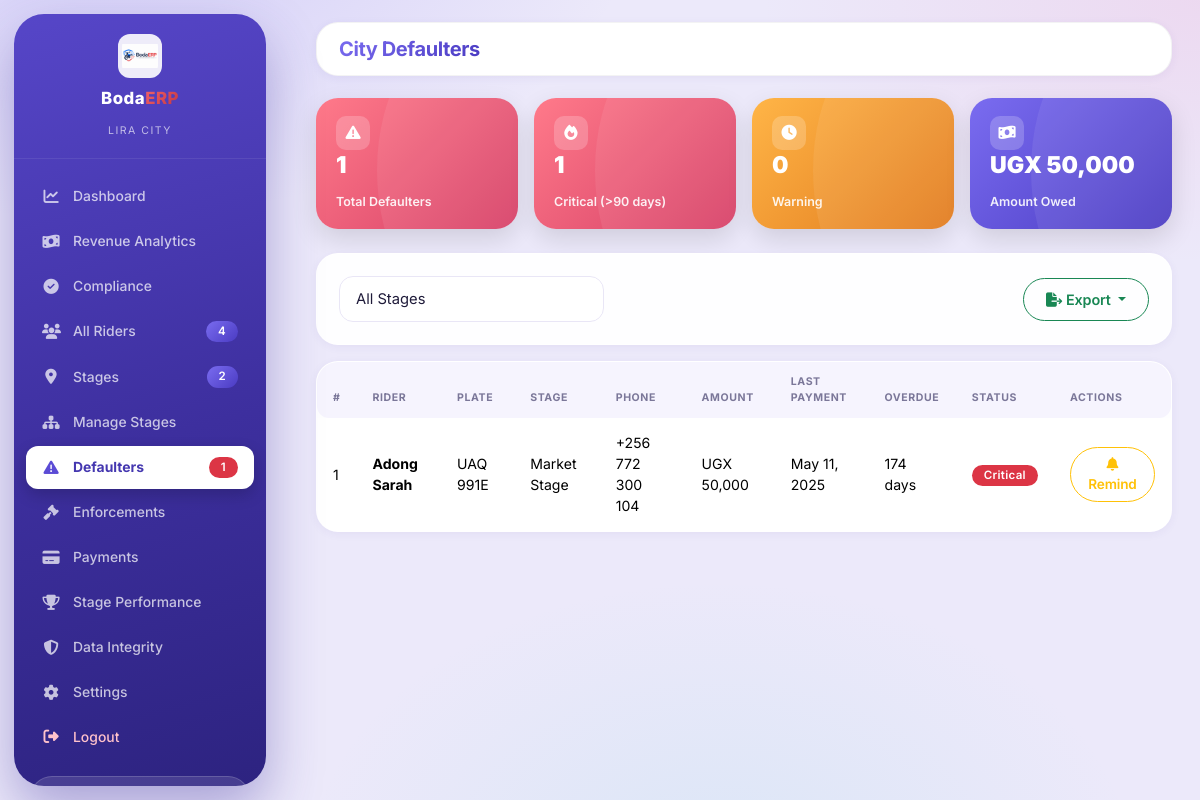
/packages/frontend/pages/citycouncil/city-defaulters.php (signed in), run on the app's committed database.
### tables this page shows
CREATE TABLE riders (
  id                   INT AUTO_INCREMENT PRIMARY KEY,
  user_id              INT NULL,
  city_id              CHAR(3)       NOT NULL,
  stage_id             INT           NOT NULL,
  id_number            VARCHAR(30)   NOT NULL UNIQUE,
  full_name            VARCHAR(150)  NOT NULL,
  nin                  VARCHAR(20)   UNIQUE NULL,
  date_of_birth        DATE NULL,
  gender               ENUM('Male','Female','Other') NULL,
  marital_status       ENUM('Single','Married','Divorced','Widowed') NULL,
  phone                VARCHAR(30)   NOT NULL,
  email                VARCHAR(150)  NULL,
  physical_address     VARCHAR(255)  NULL,
  next_of_kin_name     VARCHAR(150)  NULL,
  next_of_kin_contact  VARCHAR(30)   NULL,
  bike_plate           VARCHAR(20)   NOT NULL,
  bike_model           VARCHAR(100)  NULL,
  route                VARCHAR(150)  NULL,
  photo_path           VARCHAR(255)  NULL,
  status               ENUM('active','expired','pending') NOT NULL DEFAULT 'pending',
  member_since         DATE          NOT NULL,
  expiry_date          DATE          NULL,
  annual_tax           DECIMAL(12,2) NOT NULL,
  created_by           INT NULL,
  deleted_at           DATETIME NULL,
  created_at           DATETIME NOT NULL DEFAULT CURRENT_TIMESTAMP,
  updated_at           DATETIME NOT NULL DEFAULT CURRENT_TIMESTAMP ON UPDATE CURRENT_TIMESTAMP,
  FOREIGN KEY (user_id)    REFERENCES users(id)   ON DELETE SET NULL,
  FOREIGN KEY (city_id)    REFERENCES cities(id)  ON DELETE RESTRICT,
  FOREIGN KEY (stage_id)   REFERENCES stages(id)  ON DELETE RESTRICT,
  FOREIGN KEY (created_by) REFERENCES users(id)   ON DELETE SET NULL,
  INDEX idx_riders_stage (stage_id),
  INDEX idx_riders_city_status (city_id, status),
  INDEX idx_riders_expiry (expiry_date)
);

CREATE TABLE stages (
  id                INT AUTO_INCREMENT PRIMARY KEY,
  city_id           CHAR(3)      NOT NULL,
  code              VARCHAR(20)  NOT NULL UNIQUE,
  name              VARCHAR(120) NOT NULL,
  location          VARCHAR(150),
  route             VARCHAR(150),
  chairperson_name  VARCHAR(150),
  chairperson_phone VARCHAR(30),
  status            ENUM('active','inactive') NOT NULL DEFAULT 'active',
  created_at        DATETIME NOT NULL DEFAULT CURRENT_TIMESTAMP,
  updated_at        DATETIME NOT NULL DEFAULT CURRENT_TIMESTAMP ON UPDATE CURRENT_TIMESTAMP,
  FOREIGN KEY (city_id) REFERENCES cities(id) ON DELETE RESTRICT,
  INDEX idx_stage_city (city_id)
);

### packages/backend/schema_sync.php (called while the page is built, shortened)
<?php
function schema_snapshot_path(): string {
    $p = getenv('SCHEMA_SNAPSHOT_FILE');
    return ($p !== false && $p !== '') ? $p : __DIR__ . '/../../database/schema.snapshot.json';
}
function _sq(string $identifier): string { return '`' . str_replace('`', '``', $identifier) . '`'; }
function schema_ignored_table(string $t): bool {
    static $extra = null;
    if ($extra === null) $extra = array_filter(array_map('trim', explode(',', (string) getenv('SCHEMA_IGNORE_TABLES'))));
    if ($t === 'schema_migrations' || in_array($t, $extra, true)) return true;
    return (bool) preg_match('/^(tmp|temp|bak|backup|old|zz)_|_(bak|backup|old|tmp)$/i', $t);
}
function schema_parse_create(string $sql): array {
    $out = ['columns' => [], 'indexes' => [], 'fks' => [], 'checks' => [], 'engine' => null, 'charset' => null, 'collation' => null];
    $lines = preg_split('/\R/', trim($sql));
    $unq = fn(string $s): string => str_replace('``', '`', $s);
    for ($i = 1, $n = count($lines); $i < $n; $i++) {
        $line = trim($lines[$i]);
        if ($line[0] === ')') {
            if (preg_match('/ENGINE=(\w+)/i', $line, $m))          $out['engine']    = $m[1];
            if (preg_match('/DEFAULT CHARSET=(\w+)/i', $line, $m)) $out['charset']   = $m[1];
            if (preg_match('/COLLATE=(\w+)/i', $line, $m))         $out['collation'] = $m[1];
            break;
        }
        $line = rtrim($line, ',');
        if ($line[0] === '`') {
            if (preg_match('/^`((?:[^`]|``)+)`\s+(.+)$/s', $line, $m)) $out['columns'][$unq($m[1])] = $m[2];
        } elseif (preg_match('/^PRIMARY KEY\b/i', $line)) {
            $out['indexes']['PRIMARY'] = $line;
        } elseif (preg_match('/^(?:UNIQUE |FULLTEXT |SPATIAL )?KEY\s+`((?:[^`]|``)+)`/i', $line, $m)) {
            $out['indexes'][$unq($m[1])] = $line;
        } elseif (preg_match('/^CONSTRAINT\s+`((?:[^`]|``)+)`\s+FOREIGN KEY/i', $line, $m)) {
            $out['fks'][$unq($m[1])] = $line;
        } elseif (preg_match('/^CONSTRAINT\s+`((?:[^`]|``)+)`\s+CHECK/i', $line, $m)) {
            $out['checks'][$unq($m[1])] = $line;
        }
    }
    return $out;
}
function schema_read(mysqli $db): array {
    $names = [];
    $res = $db->query("SELECT TABLE_NAME AS t FROM information_schema.TABLES WHERE TABLE_SCHEMA = DATABASE() AND TABLE_TYPE = 'BASE TABLE' ORDER BY TABLE_NAME");
    while ($r = $res->fetch_assoc()) if (!schema_ignored_table($r['t'])) $names[] = $r['t'];
    $types = [];
    $res = $db->query("SELECT TABLE_NAME AS t, COLUMN_NAME AS c, COLUMN_TYPE AS ct, IS_NULLABLE AS n FROM information_schema.COLUMNS WHERE TABLE_SCHEMA = DATABASE()");
    while ($r = $res->fetch_assoc()) $types[$r['t']][$r['c']] = ['type' => $r['ct'], 'null' => $r['n'] === 'YES'];
    $out = [];
    foreach ($names as $t) {
        $row = $db->query('SHOW CREATE TABLE ' . _sq($t))->fetch_row();
        $out[$t] = ['parsed' => schema_parse_create((string) $row[1]), 'types' => $types[$t] ?? []];
    }
    return $out;
}
function schema_snapshot_build(?mysqli $db = null): array {
    $db = $db ?? db();
    $tables = [];
    foreach (schema_read($db) as $t => $info) {
        $p = $info['parsed'];
        $cols = [];
        foreach ($p['columns'] as $name => $def) {
            $ty = $info['types'][$name] ?? ['type' => '', 'null' => true];
            $cols[] = ['name' => $name, 'type' => $ty['type'], 'null' => $ty['null'], 'def' => $def];
        }
        $tables[$t] = [
            'engine' => $p['engine'], 'charset' => $p['charset'], 'collation' => $p['collation'],
            'columns' => $cols, 'indexes' => $p['indexes'], 'foreign_keys' => $p['fks'], 'checks' => $p['checks'],
        ];
    }
    ksort($tables);
    return ['format' => SCHEMA_SNAPSHOT_FORMAT, 'tables' => $tables];
}
function schema_snapshot_json(array $snap, ?array $meta): string {
    $doc = [];
    if ($meta !== null) {
        $doc['_note'] = 'Structure of the database (no data). Written automatically on the developer machine; applied automatically on every other copy. Commit it with the code. Safe to delete — it is rebuilt from the local database.';
        $doc['meta']  = $meta;
    }
    $doc['format'] = $snap['format'] ?? SCHEMA_SNAPSHOT_FORMAT;
    $doc['tables'] = $snap['tables'] ?? [];
    return json_encode($doc, JSON_PRETTY_PRINT | JSON_UNESCAPED_SLASHES | JSON_UNESCAPED_UNICODE) . "\n";
}
function schema_snapshot_load(): ?array {
    $path = schema_snapshot_path();
    $data = json_decode((string) @file_get_contents($path), true);
    return (is_array($data) && isset($data['tables']) && is_array($data['tables'])) ? $data : null;
}
function schema_fk_sig(string $def): string {
    return strtolower(preg_replace('/\s+/', ' ', preg_replace('/^CONSTRAINT\s+`(?:[^`]|``)+`\s+/i', '', $def)));
}
function schema_plan(mysqli $db, array $snap): array {
    $cur = schema_read($db);
    $phase = ['create_table' => [], 'add_column' => [], 'widen_column' => [], 'add_index' => [], 'add_fk' => []];
    $drift = [];
    foreach ($snap['tables'] ?? [] as $t => $want) {
        $have = $cur[$t]['parsed'];
        $haveTypes = $cur[$t]['types'];
        $prev = null;
        foreach ($want['columns'] as $col) {
            $name = $col['name'];
            if (!isset($have['columns'][$name])) {
                $phase['add_column'][] = ['type' => 'add_column', 'table' => $t, 'name' => $name, 'detail' => $col['type'] . ($col['null'] ? '' : ' NOT NULL'),
                    'sql' => 'ALTER TABLE ' . _sq($t) . ' ADD COLUMN ' . _sq($name) . ' ' . $col['def'] . ($prev !== null ? ' AFTER ' . _sq($prev) : ' FIRST')];
            }
            $prev = $name;
        }
        foreach ($want['indexes'] ?? [] as $in => $def) {
            if (isset($have['indexes'][$in])) {
                continue;
            }
            $phase['add_index'][] = ['type' => 'add_index', 'table' => $t, 'name' => $in, 'detail' => $def,
                'sql' => 'ALTER TABLE ' . _sq($t) . ' ADD ' . $def];
        }
        $haveFk = [];
        foreach ($have['fks'] as $d) $haveFk[schema_fk_sig($d)] = true;
        foreach ($want['foreign_keys'] ?? [] as $fn => $def) {
            if (isset($have['fks'][$fn]) || isset($haveFk[schema_fk_sig($def)])) continue;
            $phase['add_fk'][] = ['type' => 'add_fk', 'table' => $t, 'name' => $fn, 'detail' => $def,
                'sql' => 'ALTER TABLE ' . _sq($t) . ' ADD ' . $def];
        }
    }
    $extras = [];
    return ['actions' => array_merge(...array_values($phase)), 'drift' => $drift, 'extras' => $extras];
}
function schema_capture(string $by = 'manual', bool $force = false): array {
    $db = db();
    $snap = schema_snapshot_build($db);
    $new = schema_snapshot_json($snap, null);
    $cur = schema_snapshot_load();
    return ['changed' => true, 'tables' => count($snap['tables'])];
}
function schema_autocapture_maybe(): void {
    try { schema_capture('auto'); }
    catch (Throwable $e) { error_log('BodaERP schema auto-save: ' . $e->getMessage()); }
}

### packages/backend/migrator.php (called while the page is built, shortened)
<?php
require_once __DIR__ . '/schema_sync.php';
function migrator_auto(): void {
    static $ran = false;
    if ($ran) return;
    try {
        schema_autocapture_maybe();
    } catch (Throwable $e) {
        error_log('BodaERP migrator: ' . $e->getMessage());
    }
}

### packages/backend/db_helpers.php (called while the page is built, shortened)
<?php
require_once __DIR__ . '/database/database.php';
require_once __DIR__ . '/migrator.php';
function _dbPrepare(string $sql, array $params = []): mysqli_stmt {
    migrator_auto();
    $values = $params;
    if ($params !== [] && array_keys($params) !== range(0, count($params) - 1)) {
        $values = [];
        $sql = preg_replace_callback('/:([a-zA-Z_][a-zA-Z0-9_]*)/', function ($m) use ($params, &$values) {
            $values[] = $params[$m[1]] ?? null;
            return '?';
        }, $sql);
    }
    $stmt = db()->prepare($sql);
    if ($values !== []) {
        $types = '';
        foreach ($values as $v) {
            if (is_int($v))       $types .= 'i';
            elseif (is_float($v)) $types .= 'd';
            elseif (is_bool($v))  { $types .= 'i'; }
            else                   $types .= 's';
        }
        $bound = [];
        foreach ($values as $k => $v) {
            $bound[$k] = is_bool($v) ? (int) $v : $v;
        }
        $stmt->bind_param($types, ...$bound);
    }
    return $stmt;
}
function fetchAll(string $sql, array $params = []): array {
    $stmt = _dbPrepare($sql, $params);
    $stmt->execute();
    $result = $stmt->get_result();
    $rows = $result->fetch_all(MYSQLI_ASSOC);
    return $rows;
}

### packages/frontend/pages/citycouncil/city-defaulters.php (the view, shortened to what this page needs)
<?php
$cityId = $_SESSION['city_id'];
$where = "WHERE r.city_id = :city AND r.status = 'expired' AND r.deleted_at IS NULL"; $params = ['city' => $cityId];
$defaulters = fetchAll(
    "SELECT r.*, s.name AS stage_name,
        (SELECT MAX(paid_at) FROM payments p WHERE p.rider_id = r.id AND p.status='Confirmed') AS last_payment,
        DATEDIFF(CURDATE(), r.expiry_date) AS overdue_days
     FROM riders r LEFT JOIN stages s ON s.id = r.stage_id
     $where ORDER BY overdue_days DESC", $params
);
$totalDefaulters = count($defaulters);
$critical = count(array_filter($defaulters, fn($d) => $d['overdue_days'] > 90));
$warning = $totalDefaulters - $critical;
$amountOwed = array_sum(array_map(fn($d) => (float) $d['annual_tax'], $defaulters));
?>
<!DOCTYPE html>
<html lang="en">
<head>
    <?php $pageTitle = 'City Defaulters - BodaERP'; require __DIR__ . '/../../partials/head-assets.php'; ?>
</head>
<body>
<?php require __DIR__ . '/../../partials/sidebar-citycouncil.php'; ?>
<div class="main-content" id="mainContent">
    <header class="top-header">
        <div class="d-flex justify-content-between align-items-center">
            <div class="d-flex align-items-center gap-3">
                <h5 class="mb-0 fw-bold"><span class="text-gradient-blue">City Defaulters</span></h5>
            </div>
        </div>
    </header>
    <div class="content-area">
        <div class="row g-3 mb-4">
            <div class="col-md-3 col-6"><div class="stat-hero-card grad-red"><div class="stat-hero-icon"><i class="fas fa-exclamation-triangle"></i></div><div><div class="stat-hero-value"><?= number_format($totalDefaulters) ?></div><div class="stat-hero-label">Total Defaulters</div></div></div></div>
            <div class="col-md-3 col-6"><div class="stat-hero-card grad-red"><div class="stat-hero-icon"><i class="fas fa-fire"></i></div><div><div class="stat-hero-value"><?= number_format($critical) ?></div><div class="stat-hero-label">Critical (&gt;90 days)</div></div></div></div>
            <div class="col-md-3 col-6"><div class="stat-hero-card grad-gold"><div class="stat-hero-icon"><i class="fas fa-clock"></i></div><div><div class="stat-hero-value"><?= number_format($warning) ?></div><div class="stat-hero-label">Warning</div></div></div></div>
            <div class="col-md-3 col-6"><div class="stat-hero-card grad-blue"><div class="stat-hero-icon"><i class="fas fa-money-bill-wave"></i></div><div><div class="stat-hero-value"><?= h(formatCurrency($amountOwed)) ?></div><div class="stat-hero-label">Amount Owed</div></div></div></div>
        </div>
        <div class="card mb-3 no-print">
            <div class="card-body">
                <form class="row g-2 align-items-center">
                    <div class="col-md-4">
                        <select class="form-select" name="stage" onchange="this.form.submit()">
                            <option value="">All Stages</option>
                        </select>
                    </div>
                    <div class="col-md-4 text-md-end">
                        <?php $exportTableId='defaultersTable'; $exportFilename='city_defaulters'; $exportTitle='City Defaulters'; require __DIR__ . '/../../partials/export-toolbar.php'; ?>
                    </div>
                </form>
            </div>
        </div>
        <div class="card">
            <div class="card-body p-0">
                <div class="table-responsive">
                    <table class="table table-hover mb-0" id="defaultersTable">
                        <thead><tr><th>#</th><th>Rider</th><th>Plate</th><th>Stage</th><th>Phone</th><th>Amount</th><th>Last Payment</th><th>Overdue</th><th>Status</th><th class="no-export">Actions</th></tr></thead>
                        <tbody>
                        <?php foreach ($defaulters as $i => $d):
                            $days = (int) $d['overdue_days'];
                            [$badge, $label] = $days > 90 ? ['bg-danger','Critical'] : ($days > 60 ? ['bg-warning text-dark','Warning'] : ['bg-secondary','Normal']);
                        ?>
                            <tr>
                                <td><?= $i + 1 ?></td>
                                <td><strong><?= h($d['full_name']) ?></strong></td>
                                <td><?= h($d['bike_plate']) ?></td>
                                <td><?= h($d['stage_name']) ?></td>
                                <td><?= h($d['phone']) ?></td>
                                <td><?= h(formatCurrency($d['annual_tax'])) ?></td>
                                <td><?= $d['last_payment'] ? formatDate($d['last_payment']) : 'Never' ?></td>
                                <td><?= $days ?> days</td>
                                <td><span class="badge <?= $badge ?>"><?= $label ?></span></td>
                                <td class="no-export">
                                    <form method="post" class="d-inline" onsubmit="return confirm('Send a renewal reminder to <?= h(addslashes($d['full_name'])) ?>?');">
                                        <button type="submit" class="btn btn-sm btn-outline-warning"><i class="fas fa-bell"></i> Remind</button>
                                    </form>
                                </td>
                            </tr>
                        <?php endforeach; ?>
                        </tbody>
                    </table>
                </div>
            </div>
        </div>
    </div>
</div>
</body>
</html>

### data on the page
riders: annual_tax "UGX 50,000", full_name "Adong Sarah", bike_plate "UAQ 991E", stage.name "Market Stage", phone "+256 772 300 104", last_payment "May 11, 2025", days "174", label "Critical"

### other printed values
$_SESSION['city_name'] "LIRA CITY"
$label "Dashboard"
$label "Revenue Analytics"
$label "Compliance"
$label "All Riders"
$badge[1] "4"
$label "Stages"
$badge[1] "2"
$label "Manage Stages"
$label "Defaulters"
$badge[1] "1"
$label "Enforcements"
$label "Payments"
$label "Stage Performance"
$label "Data Integrity"
